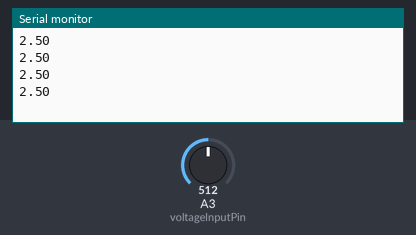
The sketch below on a simulated Arduino Uno, built with avr-gcc and run on an emulated ATmega328P. Parts: the last lines printed to the serial monitor. The test bench sets the inputs (shaded band); at power-on: A3 (voltageInputPin) = 512.

Above: at 1.3 s.
1.4 s: A3 (voltageInputPin) set to 716
At 1.81 s:
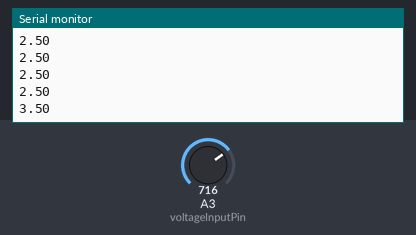
2.9 s: A3 (voltageInputPin) set to 900
At 3.01 s:
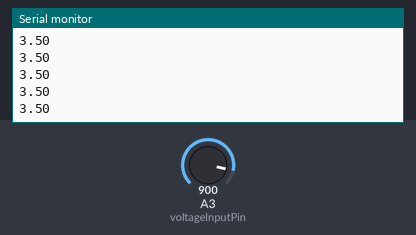
Timing chart, 0 to 5.9 s (numbered marks = the images above; inputs shaded):
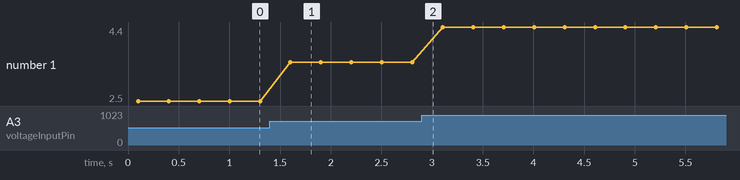

The sketch:

analogVoltageReadIN_copy_20260430163129.ino
```cpp
const int voltageInputPin {A3};
double voltageInputRaw {0};


void setup() {
  // put your setup code here, to run once:
  pinMode(voltageInputPin, INPUT);
  Serial.begin(9600);
  delay(100);


}

void loop() {
  // put your main code here, to run repeatedly:
  double voltageAmountCorrected {};
  voltageInputRaw = analogRead(voltageInputPin);

  voltageAmountCorrected = ((5.0/1023.0) * voltageInputRaw);

  Serial.println(voltageAmountCorrected);
  delay(300);


}
```

Measured:
- after the input at 1.4 s, the serial monitor: prints a new line after 0.20 s (image 1)
- plotted number 1: 2.5 → 3.5 after the input at 1.4 s, 3.5 → 4.4 after the input at 2.9 s
